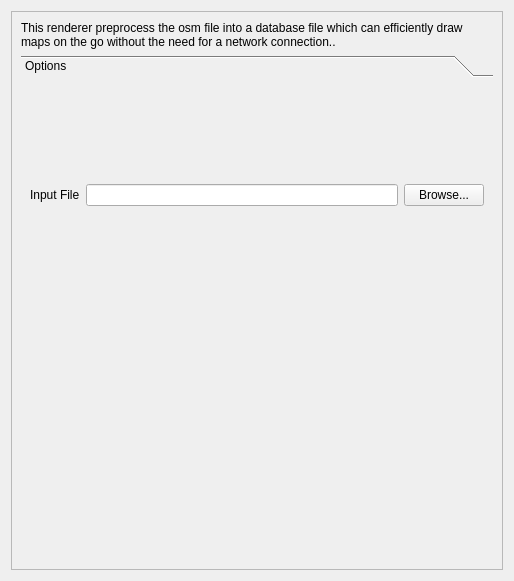
<?xml version="1.0" encoding="UTF-8"?>
<ui version="4.0">
 <class>QRSettingsDialog</class>
 <widget class="QWidget" name="QRSettingsDialog">
  <property name="geometry">
   <rect>
    <x>0</x>
    <y>0</y>
    <width>514</width>
    <height>581</height>
   </rect>
  </property>
  <property name="sizePolicy">
   <sizepolicy hsizetype="Fixed" vsizetype="Fixed">
    <horstretch>0</horstretch>
    <verstretch>0</verstretch>
   </sizepolicy>
  </property>
  <property name="windowTitle">
   <string>Qtile Renderer Settings</string>
  </property>
  <layout class="QVBoxLayout" name="verticalLayout_2">
   <item>
    <widget class="QFrame" name="frame">
     <property name="frameShape">
      <enum>QFrame::StyledPanel</enum>
     </property>
     <property name="frameShadow">
      <enum>QFrame::Raised</enum>
     </property>
     <layout class="QVBoxLayout" name="verticalLayout">
      <item>
       <widget class="QLabel" name="label">
        <property name="text">
         <string>This renderer preprocess the osm file into a database file which can efficiently draw maps on the go without the need for a network connection..</string>
        </property>
        <property name="wordWrap">
         <bool>true</bool>
        </property>
       </widget>
      </item>
      <item>
       <widget class="QToolBox" name="toolBox">
        <property name="currentIndex">
         <number>0</number>
        </property>
        <widget class="QWidget" name="page">
         <property name="geometry">
          <rect>
           <x>0</x>
           <y>0</y>
           <width>495</width>
           <height>336</height>
          </rect>
         </property>
         <attribute name="label">
          <string>Options</string>
         </attribute>
         <layout class="QGridLayout" name="gridLayout" columnstretch="0,1,0">
           <item row="0" column="0">
            <widget class="QLabel" name="label_2">
             <property name="text">
              <string>Input File</string>
             </property>
             <property name="buddy">
              <cstring>inputEdit</cstring>
             </property>
            </widget>
           </item>
           <item row="0" column="1">
            <widget class="QLineEdit" name="inputEdit"/>
           </item>
           <item row="0" column="2">
            <widget class="QPushButton" name="inputBrowse">
             <property name="sizePolicy">
              <sizepolicy hsizetype="Fixed" vsizetype="Fixed">
               <horstretch>0</horstretch>
               <verstretch>0</verstretch>
              </sizepolicy>
             </property>
             <property name="text">
              <string>Browse...</string>
             </property>
            </widget>
           </item>
         </layout>
        </widget>
       </widget>
      </item>
      <item>
       <spacer name="verticalSpacer">
        <property name="orientation">
         <enum>Qt::Vertical</enum>
        </property>
        <property name="sizeHint" stdset="0">
         <size>
          <width>20</width>
          <height>40</height>
         </size>
        </property>
       </spacer>
      </item>
     </layout>
    </widget>
   </item>
  </layout>
 </widget>
 <resources/>
 <connections/>
</ui>
